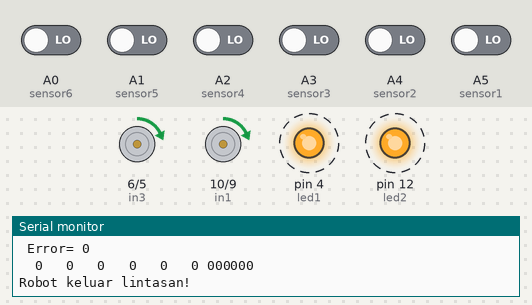
A sketch run on a simulated Arduino Uno, built with avr-gcc and run on an emulated ATmega328P. Shown: motor-driver pin pairs drawn as motors (green arrow = first pin HIGH = forward, orange = second pin HIGH = backward, longer = more drive), output pins drawn as LEDs (lit = HIGH), the last lines printed to the serial monitor. Dashed ring = blinking. The test bench sets the inputs (shaded band); at power-on: A0 (sensor6), A1 (sensor5), A2 (sensor4), A3 (sensor3), A4 (sensor2), A5 (sensor1) LOW.

Above: at 5.9 s.
6.0 s: A1 (sensor5) driven HIGH
At 8.4 s:
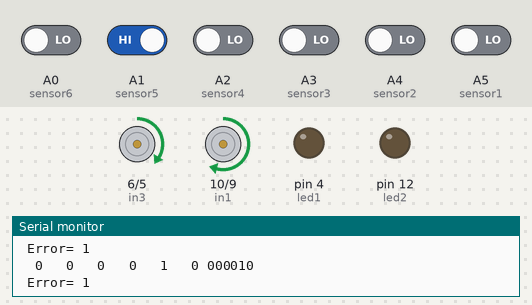
9.4 s: A3 (sensor3) driven HIGH
At 10.3 s:
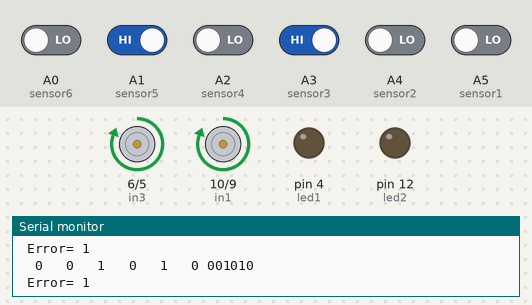
12.8 s: A1 (sensor5) driven LOW
At 14.4 s:
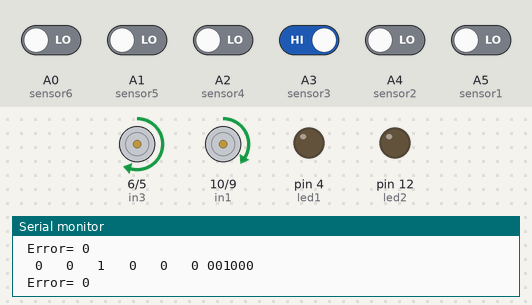
16.2 s: A2 (sensor4) driven HIGH
At 17.3 s:
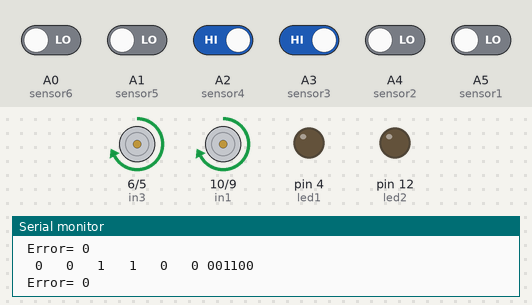
23.1 s: A2 (sensor4) driven LOW
At 24.3 s:
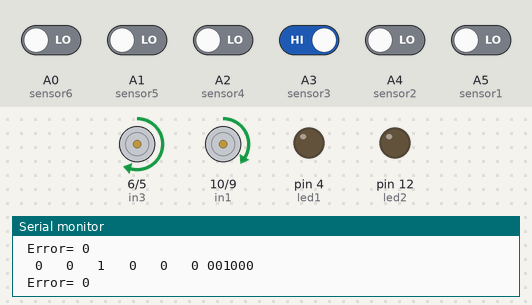
26.5 s: A0 (sensor6) driven HIGH
At 28.3 s:
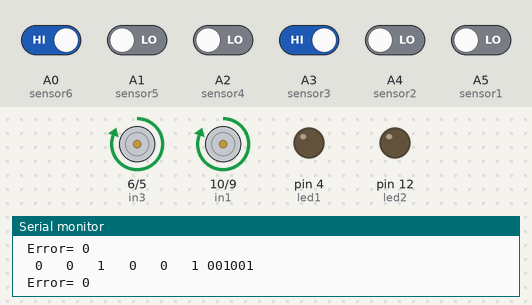
Timing chart, 0 to 29.8 s (numbered marks = the images above; inputs shaded):
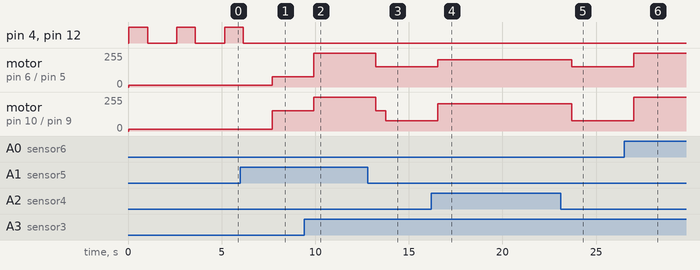

The sketch:

sment_1_Sistem_Kendali_-_M._Rahman_Wafiq_Ghazi_-_67021191016.ino
```cpp
int sensor1=A5;
int sensor2=A4;
int sensor3=A3;
int sensor4=A2;
int sensor5=A1;
int sensor6=A0;
int led1=4;
int led2=12;

int in1=10;
int in2=9;
int in3=6;
int in4=5;

char buff[100];

String stringkondisi="000000";
String lastkondisi="000000";
int Error=0;

int sensor[8],x, sensorBit, t, a_size;
char sendat[8];


void setup() {
  Serial.begin(9600);
  pinMode(sensor1, INPUT);
  pinMode(sensor2, INPUT);
  pinMode(sensor3, INPUT);
  pinMode(sensor4, INPUT);
  pinMode(sensor5, INPUT);
  pinMode(sensor6, INPUT);

  pinMode(in1,OUTPUT);
  pinMode(in2,OUTPUT);
  pinMode(in3,OUTPUT);
  pinMode(in4,OUTPUT);

  pinMode(led1,OUTPUT);
  pinMode(led2,OUTPUT);
}

String convertKeString(char* a, int size){
  int i;
  String s = "";
  for (i=0;i<size;i++){
    s=s+a[i];
  }
  return s;
}

void loop() {
  // put your main code here, to run repeatedly:

  sensor[0]=digitalRead(sensor1);
  sensor[1]=digitalRead(sensor2);
  sensor[2]=digitalRead(sensor3);
  sensor[3]=digitalRead(sensor4);
  sensor[4]=digitalRead(sensor5);
  sensor[5]=digitalRead(sensor6);


  delay(50);
  for (x=5;x>=0;x--){
    if(sensor[x] != 0 || sensor[x]== HIGH){
      sendat[x]='1';
    }
    else {
      sendat[x]='0';
    }
  }

  sensorBit=0;
  for (x=0;x<=5;x++){
    sensorBit += sendat[x] * (1 << x);
  }

  sprintf(buff, "%3d %3d %3d %3d %3d %3d ", sensor[0], sensor[1],sensor[2],sensor[3],sensor[4],sensor[5]);
  Serial.print(buff);
  sprintf(buff, "%c%c%c%c%c%c",sendat[0],sendat[1],sendat[2],sendat[3],sendat[4],sendat[5]);
  Serial.println(buff);

  int a_size = sizeof(sendat)/sizeof(char);
  String stringkondisi = convertKeString(sendat, a_size);

   digitalWrite(in1,HIGH);
   digitalWrite(in3,HIGH);

  if(stringkondisi=="110000"){
   analogWrite(in1,15);
   analogWrite(in3,40);
   Error = -2;
   lastkondisi=stringkondisi;
  }
  else if(stringkondisi=="100000"){
   analogWrite(in1,15);
   analogWrite(in3,40);
   Error = -2;
   lastkondisi=stringkondisi;
  }
  else if(stringkondisi=="010000"){
   analogWrite(in1,15);
   analogWrite(in3,40);
   Error = -1;
   lastkondisi=stringkondisi;
  }


  if(stringkondisi=="011000"){
   analogWrite(in1, 76);
   analogWrite(in3, 153);
   Error = -1;
   lastkondisi=stringkondisi;
  }
  else if(stringkondisi=="001000"){
     analogWrite(in1, 76);
     analogWrite(in3, 153);
     Error = 0;
     lastkondisi=stringkondisi;
    }

  if(stringkondisi=="001100"){
   analogWrite(in1, 204);
   analogWrite(in3, 204);
   Error = 0;
   lastkondisi=stringkondisi;
  }
  else if(stringkondisi=="000100"){
   analogWrite(in1, 204);
   analogWrite(in3, 204);
   Error = 0;
   lastkondisi=stringkondisi;
  }


  if(stringkondisi=="000110"){

   analogWrite(in1, 153);
   analogWrite(in3, 76);
   Error = 1;
   lastkondisi=stringkondisi;
  }
  else if(stringkondisi=="000010"){

   analogWrite(in1, 153);
   analogWrite(in3, 76);
   Error = 1;
   lastkondisi=stringkondisi;
  }


  if(stringkondisi=="000011"){

   analogWrite(in1, 40);
   analogWrite(in3, 15);
   Error = 2;
   lastkondisi=stringkondisi;
  }
  if(stringkondisi=="000001"){

   analogWrite(in1, 40);
   analogWrite(in3, 15);
   Error = 2;
   lastkondisi=stringkondisi;
  }

  if(stringkondisi=="000000"){

   analogWrite(in1, 15);
   analogWrite(in3, 15);
   lastkondisi=stringkondisi;
   Serial.println("Robot keluar lintasan!");

   digitalWrite(led1,HIGH);
   digitalWrite(led2,HIGH);
   delay(1000);
   digitalWrite(led1,LOW);
   digitalWrite(led2,LOW);
   delay(1000);

  }


Serial.print(" Error= ");
Serial.println(Error);
delay(500);
}
```

Measured:
- after the input at 6.0 s, pin 4 (led1), pin 12 (led2): goes on until 6.2 s, then stays LOW; motor on pin 6 (in3) / pin 5 (in4): forward 15/255 → forward 76/255 after 1.7 s; motor on pin 10 (in1) / pin 9 (in2): forward 15/255 → forward 153/255 after 1.7 s
- after the input at 9.4 s, motor on pin 6 (in3) / pin 5 (in4): forward 76/255 → forward 255/255 after 0.51 s; motor on pin 10 (in1) / pin 9 (in2): forward 153/255 → forward 255/255 after 0.51 s
- after the input at 12.8 s, motor on pin 6 (in3) / pin 5 (in4): forward 255/255 → forward 153/255 after 0.42 s; motor on pin 10 (in1) / pin 9 (in2): forward 255/255 → forward 153/255 after 0.42 s, → forward 76/255 0.55 s later
- after the input at 16.2 s, motor on pin 6 (in3) / pin 5 (in4): forward 153/255 → forward 204/255 after 0.34 s; motor on pin 10 (in1) / pin 9 (in2): forward 76/255 → forward 204/255 after 0.34 s
- after the input at 23.1 s, motor on pin 6 (in3) / pin 5 (in4): forward 204/255 → forward 153/255 after 0.61 s; motor on pin 10 (in1) / pin 9 (in2): forward 204/255 → forward 76/255 after 0.61 s
- after the input at 26.5 s, motor on pin 6 (in3) / pin 5 (in4): forward 153/255 → forward 255/255 after 0.52 s; motor on pin 10 (in1) / pin 9 (in2): forward 76/255 → forward 255/255 after 0.52 s
- by itself, pin 4 (led1), pin 12 (led2): alternates HIGH for 1.0 s and LOW for 1.6 s
